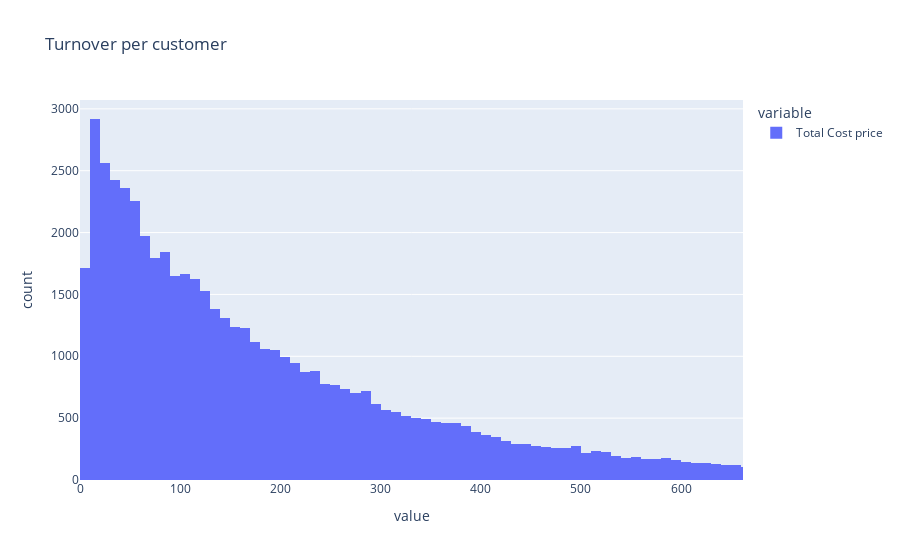

Here is the notebook cell this chart was saved with:
### Markdown cell above
### Turnover per customer

### Code cell
# Group by customer
order_lines_per_costumer = order_lines.groupby('Customer ID').agg({'Total Cost price' : 'sum'})

# Show distribution
px.histogram(order_lines_per_costumer, range_x=(0,order_lines_per_costumer['Total Cost price'].quantile(0.95)), title='Turnover per customer')

### Figure 1 — Plotly figure (JSON) as saved in the notebook; plotly's stock layout.template omitted (floating-point values rounded to 4 significant figures; data arrays with more than 128 entries replaced by an {"elided": "..."} marker saying what was removed)
{"data": [{"bingroup": "x", "hovertemplate": "variable=Total Cost price<br>value=%{x}<br>count=%{y}<extra></extra>", "legendgroup": "Total Cost price", "marker": {"color": "#636efa", "pattern": {"shape": ""}}, "name": "Total Cost price", "orientation": "v", "showlegend": true, "type": "histogram", "x": {"elided": "56027 float values"}, "xaxis": "x", "yaxis": "y"}], "layout": {"barmode": "relative", "legend": {"title": {"text": "variable"}, "tracegroupgap": 0}, "title": {"text": "Turnover per customer"}, "xaxis": {"anchor": "y", "domain": [0, 1], "range": [0, 661.8], "title": {"text": "value"}}, "yaxis": {"anchor": "x", "domain": [0, 1], "title": {"text": "count"}}}}
